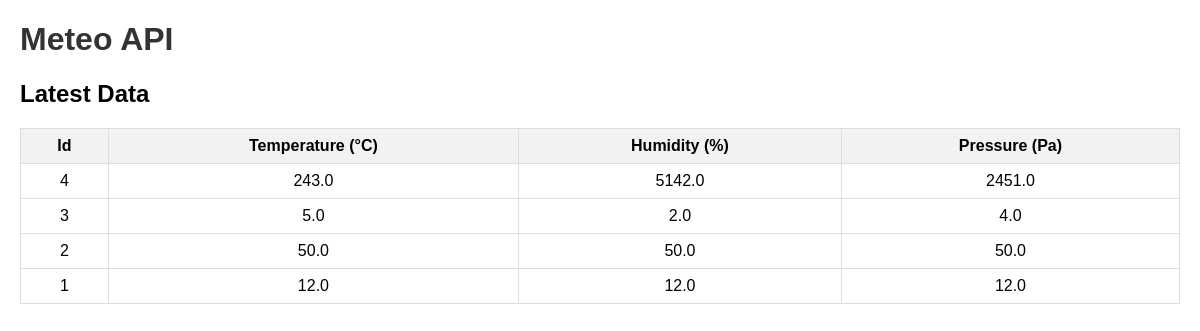
The page /api/v1/meteo/ on the database as committed earlier.
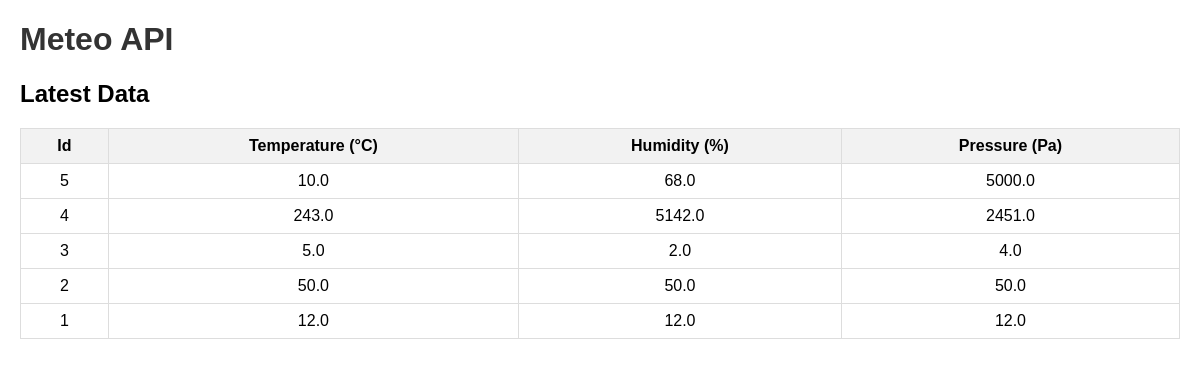
The same page on the database as committed later.
### api.py (models this page shows)
class Meteo(db.Model):
    id = db.Column(db.Integer, primary_key=True)
    temperature = db.Column(db.Float)
    humidity = db.Column(db.Float)
    pressure = db.Column(db.Float)

### api.py (the view)
@app.route('/api/v1/meteo/', methods=['GET', 'POST'])
def meteo():
    if request.method == 'GET':
        data = Meteo.query.order_by(Meteo.id.desc()).all()
        meteo = [{'id' : item.id, 'temperature': item.temperature, 'humidity': item.humidity, 'pressure': item.pressure} for item in data]
        return render_template('api.html', data=meteo)
    elif request.method == 'POST':
        data = request.get_json()
        new_data = Meteo(temperature=data['temperature'], humidity=data['humidity'], pressure=data['pressure'])
        db.session.add(new_data)
        db.session.commit()
        return jsonify(message="Data stored successfuly")
    else:
        return jsonify(message='Method unauthorized ! Use GET or POST instead !')

### templates/api.html (shortened to what this page needs)
<!DOCTYPE html>
<html lang="fr">
<head>
    <link rel="stylesheet" type="text/css" href="{{ url_for('static', filename='css/api.css') }}">
</head>
<body>
    <h1>Meteo API</h1>
    <h2>Latest Data</h2>
    <table>
        <tr>
            <th>Id</th>
            <th>Temperature (°C)</th>
            <th>Humidity (%)</th>
            <th>Pressure (Pa)</th>
        </tr>
        {% for item in data %}
        <tr>
            <td>{{ item.id }}</td>
            <td>{{ item.temperature }}</td>
            <td>{{ item.humidity }}</td>
            <td>{{ item.pressure }}</td>
        </tr>
        {% endfor %}
    </table>
</body>
</html>

### static/css/api.css (style rules this page uses)
body { font-family: Arial, sans-serif; margin: 20px; }
h1 { color: #333; }
table { width: 100%; border-collapse: collapse; margin-top: 20px; }
th, td { border: 1px solid #ddd; padding: 8px; text-align: center; }
th { background-color: #f2f2f2; }

Rows that differ between the two databases and show on the page:
added Meteo: id "5", temperature "10.0", humidity "68.0", pressure "5000.0"
